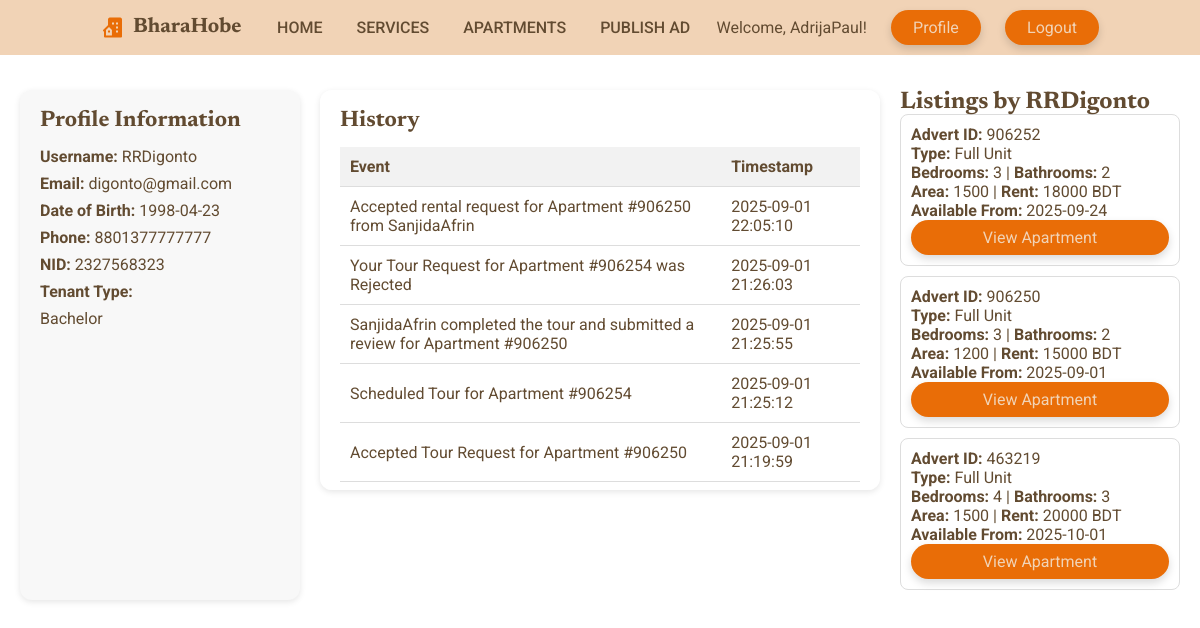
Page /BharaHobeProject/renter_profile.php?username=RRDigonto (signed in) on the committed database.
### tables this page shows
CREATE TABLE `users` (
  `username` varchar(50) NOT NULL,
  `email` varchar(50) NOT NULL,
  `date_of_birth` date NOT NULL,
  `nid` int(20) UNSIGNED NOT NULL,
  `Phone_no` bigint(20) NOT NULL,
  `password` varchar(255) NOT NULL,
  `ten_flag` tinyint(1) NOT NULL,
  `ten_type` enum('Bachelor','Family') DEFAULT NULL,
  `ren_flag` tinyint(1) NOT NULL
);

CREATE TABLE `history` (
  `username` varchar(50) NOT NULL,
  `event` text NOT NULL,
  `date_time` datetime NOT NULL DEFAULT current_timestamp()
);

CREATE TABLE `apartment` (
  `advert_id` int(10) UNSIGNED NOT NULL,
  `renter_username` varchar(50) NOT NULL,
  `no_of_bed` int(10) UNSIGNED NOT NULL,
  `no_of_wash` int(10) UNSIGNED NOT NULL,
  `available_from` date NOT NULL,
  `PO_District` varchar(30) NOT NULL,
  `Road` varchar(100) NOT NULL,
  `House_no` varchar(20) NOT NULL,
  `rent` int(10) UNSIGNED NOT NULL,
  `area` int(10) UNSIGNED DEFAULT NULL,
  `apt_type` enum('Sublet','Full Unit') DEFAULT NULL,
  `description` text NOT NULL
);

### BharaHobeProject/renter_profile.php (the view, shortened to what this page needs)
<?php
require_once('dbconnect.php');
$logged_in_username = $_SESSION['username'];
$profile_username = $_GET['username'];
$sql = "SELECT username, email, date_of_birth, Phone_no, nid, ten_type, ren_flag FROM users WHERE username='$profile_username'";
$result = mysqli_query($conn, $sql);
$user = mysqli_fetch_assoc($result);
$history_sql = "SELECT * FROM history WHERE username='$profile_username' ORDER BY date_time DESC";
$history_result = mysqli_query($conn, $history_sql);
$apartments_result = mysqli_query($conn, "
    SELECT advert_id, apt_type, rent, no_of_bed, no_of_wash, area, available_from
    FROM apartment
    WHERE renter_username='$profile_username'
    ORDER BY advert_id DESC
");
?>
<!DOCTYPE html>
<html lang="en">
<head>
<link rel="stylesheet" href="css/style.css">
<link rel="stylesheet" href="https://cdn.jsdelivr.net/npm/boxicons@latest/css/boxicons.min.css">
</head>
<body class="profile-page">
<header>
    <div class="nav container">
        <a href="index.php" class="logo"><i class='bx bxs-building-house'></i>BharaHobe</a>
        <ul class="navbar">
            <li><a href="index.php">Home</a></li>
            <li><a href="#Services">Services</a></li>
            <li><a href="apartments.php">Apartments</a></li>
            <li><a href="publishad.php">Publish Ad</a></li>
        </ul>
        <span class="welcome">Welcome, <?= htmlspecialchars($logged_in_username); ?>!</span>
        <a href="profile.php" class="btn">Profile</a>
        <a href="logout.php" class="btn">Logout</a>
    </div>
</header>
<main class="profile-container">
<div class="profile-info">
    <h2>Profile Information</h2>
    <p><strong>Username:</strong> <?= htmlspecialchars($user['username']); ?></p>
    <p><strong>Email:</strong> <?= htmlspecialchars($user['email']); ?></p>
    <p><strong>Date of Birth:</strong> <?= htmlspecialchars($user['date_of_birth']); ?></p>
    <p><strong>Phone:</strong> <?= htmlspecialchars($user['Phone_no']); ?></p>
    <p><strong>NID:</strong> <?= htmlspecialchars($user['nid']); ?></p>
    <p><strong>Tenant Type:</strong></p>
    <?php if ($logged_in_username === $user['username']): ?>
        <form method="POST" action="" class="tenant-form">
            <select name="ten_type" class="tenant-type">
                <option value="" disabled <?php if (empty($user['ten_type'])) echo 'selected'; ?>>Select Tenant Type</option>
                <option value="Family" <?php if ($user['ten_type'] == 'Family') echo 'selected'; ?>>Family</option>
                <option value="Bachelor" <?php if ($user['ten_type'] == 'Bachelor') echo 'selected'; ?>>Bachelor</option>
            </select>
            <button type="submit" name="update_ten_type" class="tenant-type-button">Update</button>
        </form>
    <?php else: ?>
        <p><?= htmlspecialchars($user['ten_type'] ?? 'Not set'); ?></p>
    <?php endif; ?>
</div>
<div class="profile-history">
    <h2>History</h2>
    <?php if (mysqli_num_rows($history_result) > 0): ?>
        <table>
            <thead>
                <tr>
                    <th>Event</th>
                    <th>Timestamp</th>
                </tr>
            </thead>
            <tbody>
                <?php while ($row = mysqli_fetch_assoc($history_result)): ?>
                    <tr>
                        <td><?= htmlspecialchars($row['event']); ?></td>
                        <td><?= htmlspecialchars($row['date_time']); ?></td>
                    </tr>
                <?php endwhile; ?>
            </tbody>
        </table>
    <?php else: ?>
        <p>No history available.</p>
    <?php endif; ?>
</div>
<div class="profile-empty">
    <h2>Listings by <?= htmlspecialchars($user['username']); ?></h2>
    <?php if (mysqli_num_rows($apartments_result) > 0): ?>
        <?php while ($apt = mysqli_fetch_assoc($apartments_result)): ?>
            <div style="border:1px solid #ddd; padding:10px; margin-bottom:10px; border-radius:8px;">
                <p><strong>Advert ID:</strong> <?= htmlspecialchars($apt['advert_id']); ?></p>
                <p><strong>Type:</strong> <?= htmlspecialchars($apt['apt_type']); ?></p>
                <p><strong>Bedrooms:</strong> <?= htmlspecialchars($apt['no_of_bed']); ?> |
                   <strong>Bathrooms:</strong> <?= htmlspecialchars($apt['no_of_wash']); ?></p>
                <p><strong>Area:</strong> <?= htmlspecialchars($apt['area']); ?> |
                   <strong>Rent:</strong> <?= htmlspecialchars($apt['rent']); ?> BDT</p>
                <p><strong>Available From:</strong> <?= htmlspecialchars($apt['available_from']); ?></p>
                <a href="apartment_details.php?id=<?= $apt['advert_id']; ?>" class="btn" style="width:100%; text-align:center;">View Apartment</a>
            </div>
        <?php endwhile; ?>
    <?php else: ?>
        <p>No listings available.</p>
    <?php endif; ?>
</div>
</main>
</body>
</html>

### BharaHobeProject/css/style.css (style rules this page uses)
* { font-family: "Roboto", sans-serif; margin: 0; padding: 0; box-sizing: border-box; scroll-behavior: smooth; scroll-padding-top: 3rem; list-style: none; text-decoration: none; }
h1, h2, h3, .logo { font-family: "Newsreader", serif; }
:root { --main-color:#e96d07 ; --second-color:#f19122 ; --title-color: #fdfdfd ; --text-color:#624b31 ; --bg-color:#f1d3b6 ; --box-shadow: 2px 2px 18px rgb(14 52 54 / 15%); }
body { color: var(--text-color); background: #fff; }
.container { max-width: 1068px; margin-left: auto; margin-right: auto; }
header { display: block; width: 100%; background: var(--bg-color); position: fixed; top: 0; left: 0; z-index: 100; }
.nav { display: flex; align-items: center; justify-content: space-between; padding: 10px 35px; }
.logo { display: flex; align-items: center; column-gap: 0.5rem; font-size: 1.3rem; font-weight: 700; color: var(--text-color); }
.logo .bx { font-size: 24px; color: var(--main-color); }
.navbar { display: flex; }
.navbar a { padding: 8px 17px; color: var(--text-color); font-size: 1rem; text-transform: uppercase; font-weight: 500; }
.btn { padding: 8px 22px; background: var(--main-color); color: var(--bg-color); border-radius: 5rem; display: flex; align-items: center; justify-content: center; text-align: center; }
.logo, .home-text h1, section h2 { font-family: "Newsreader", serif; }
.navbar a { position: relative; }
.navbar a::after { content: ""; position: absolute; width: 0%; height: 2px; background: var(--main-color); left: 0; bottom: -4px; transition: 0.3s; }
.btn { padding: 8px 22px; background: var(--main-color); color: var(--bg-color); border-radius: 5rem; transition: 0.3s; box-shadow: 0 4px 8px rgba(0,0,0,0.15); }
body.profile-page { padding-top: 70px; }
.profile-container { display: grid; grid-template-columns: 1fr 2fr 1fr; gap: 20px; margin: 20px; }
.profile-info { background: #f8f8f8; padding: 20px; border-radius: 12px; box-shadow: 0 2px 6px rgba(0,0,0,0.1); }
.profile-info h2 { margin-bottom: 15px; font-size: 1.4rem; }
.profile-info p { margin: 0.5rem 0; }
.profile-history { background: #fff; padding: 20px; border-radius: 12px; box-shadow: 0 2px 6px rgba(0,0,0,0.1); max-height: 400px; overflow-y: auto; }
.profile-history h2 { margin-bottom: 15px; font-size: 1.4rem; }
.profile-history table { width: 100%; border-collapse: collapse; }
.profile-history th, .profile-history td { padding: 10px; border-bottom: 1px solid #ddd; text-align: left; }
.profile-history th { background: #f2f2f2; position: sticky; top: 0; z-index: 1; }
.nav.container .btn { margin-left: 15px; }

### rows in the picture
users: username "RRDigonto", email "digonto@gmail.com", date_of_birth "1998-04-23", Phone_no "8801377777777", nid "2327568323", ten_type "Bachelor"
history: event "Accepted rental request for Apartment #906250 from SanjidaAfrin", date_time "2025-09-01 22:05:10"
history: event "Your Tour Request for Apartment #906254 was Rejected", date_time "2025-09-01 21:26:03"
history: event "SanjidaAfrin completed the tour and submitted a review for Apartment #906250", date_time "2025-09-01 21:25:55"
history: event "Scheduled Tour for Apartment #906254", date_time "2025-09-01 21:25:12"
history: event "Accepted Tour Request for Apartment #906250", date_time "2025-09-01 21:19:59"
apartment: advert_id "906252", apt_type "Full Unit", no_of_bed "3", no_of_wash "2", area "1500", rent "18000", available_from "2025-09-24"
apartment: advert_id "906250", apt_type "Full Unit", no_of_bed "3", no_of_wash "2", area "1200", rent "15000", available_from "2025-09-01"
apartment: advert_id "463219", apt_type "Full Unit", no_of_bed "4", no_of_wash "3", area "1500", rent "20000", available_from "2025-10-01"

### other values in the picture
$logged_in_username "AdrijaPaul"
